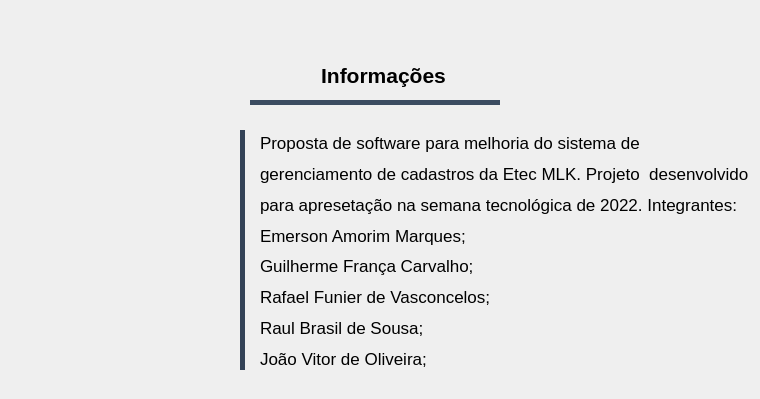
             <widget class="QWidget" name="Infos1">
              <widget class="QLabel" name="GitHubQRCODE">
               <property name="geometry">
                <rect>
                 <x>30</x>
                 <y>120</y>
                 <width>180</width>
                 <height>180</height>
                </rect>
               </property>
               <property name="text">
                <string/>
               </property>
               <property name="pixmap">
                <pixmap resource="IAH/file_rc.qrc">:/Icons/qrcode.png</pixmap>
               </property>
               <property name="scaledContents">
                <bool>true</bool>
               </property>
              </widget>
              <widget class="QLabel" name="GitHubIcon">
               <property name="geometry">
                <rect>
                 <x>80</x>
                 <y>320</y>
                 <width>70</width>
                 <height>70</height>
                </rect>
               </property>
               <property name="text">
                <string/>
               </property>
               <property name="pixmap">
                <pixmap resource="IAH/file_rc.qrc">:/Icons/25231.png</pixmap>
               </property>
               <property name="scaledContents">
                <bool>true</bool>
               </property>
              </widget>
              <widget class="QWidget" name="horizontalLayoutWidget_5">
               <property name="geometry">
                <rect>
                 <x>250</x>
                 <y>40</y>
                 <width>251</width>
                 <height>71</height>
                </rect>
               </property>
               <layout class="QHBoxLayout" name="ConjuntoDEL_2">
                <property name="spacing">
                 <number>8</number>
                </property>
                <property name="sizeConstraint">
                 <enum>QLayout::SetDefaultConstraint</enum>
                </property>
                <property name="leftMargin">
                 <number>0</number>
                </property>
                <property name="rightMargin">
                 <number>0</number>
                </property>
                <item>
                 <spacer name="horizontalSpacer_15">
                  <property name="orientation">
                   <enum>Qt::Horizontal</enum>
                  </property>
                  <property name="sizeHint" stdset="0">
                   <size>
                    <width>40</width>
                    <height>20</height>
                   </size>
                  </property>
                 </spacer>
                </item>
                <item>
                 <widget class="QLabel" name="IconTopInfo_3">
                  <property name="maximumSize">
                   <size>
                    <width>40</width>
                    <height>40</height>
                   </size>
                  </property>
                  <property name="font">
                   <font>
                    <family>Niagara Solid</family>
                   </font>
                  </property>
                  <property name="text">
                   <string/>
                  </property>
                  <property name="pixmap">
                   <pixmap resource="IAH/file_rc.qrc">:/Icons/infoicon.png</pixmap>
                  </property>
                  <property name="scaledContents">
                   <bool>true</bool>
                  </property>
                 </widget>
                </item>
                <item>
                 <widget class="QLabel" name="text_TopInfo_3">
                  <property name="maximumSize">
                   <size>
                    <width>220</width>
                    <height>32</height>
                   </size>
                  </property>
                  <property name="font">
                   <font>
                    <family>Arial</family>
                    <pointsize>16</pointsize>
                    <weight>75</weight>
                    <bold>true</bold>
                   </font>
                  </property>
                  <property name="styleSheet">
                   <string notr="true">color: rgb(0, 0, 0);
</string>
                  </property>
                  <property name="text">
                   <string>Informações</string>
                  </property>
                  <property name="alignment">
                   <set>Qt::AlignCenter</set>
                  </property>
                 </widget>
                </item>
                <item>
                 <spacer name="horizontalSpacer_16">
                  <property name="orientation">
                   <enum>Qt::Horizontal</enum>
                  </property>
                  <property name="sizeHint" stdset="0">
                   <size>
                    <width>40</width>
                    <height>20</height>
                   </size>
                  </property>
                 </spacer>
                </item>
               </layout>
              </widget>
              <widget class="QWidget" name="BlueBar_7" native="true">
               <property name="geometry">
                <rect>
                 <x>250</x>
                 <y>100</y>
                 <width>250</width>
                 <height>5</height>
                </rect>
               </property>
               <property name="styleSheet">
                <string notr="true">background-color: rgb(60, 76, 97);

</string>
               </property>
              </widget>
              <widget class="QWidget" name="verticalLayoutWidget_5">
               <property name="geometry">
                <rect>
                 <x>260</x>
                 <y>130</y>
                 <width>491</width>
                 <height>241</height>
                </rect>
               </property>
               <layout class="QVBoxLayout" name="verticalLayout">
                <item>
                 <widget class="QLabel" name="Texto1Info">
                  <property name="font">
                   <font>
                    <pointsize>13</pointsize>
                   </font>
                  </property>
                  <property name="text">
                   <string>Proposta de software para melhoria do sistema de </string>
                  </property>
                 </widget>
                </item>
                <item>
                 <widget class="QLabel" name="Texto2Info">
                  <property name="font">
                   <font>
                    <pointsize>13</pointsize>
                   </font>
                  </property>
                  <property name="text">
                   <string>gerenciamento de cadastros da Etec MLK. Projeto  desenvolvido</string>
                  </property>
                 </widget>
                </item>
                <item>
                 <widget class="QLabel" name="Texto3Info">
                  <property name="font">
                   <font>
                    <pointsize>13</pointsize>
                   </font>
                  </property>
                  <property name="text">
                   <string>para apresetação na semana tecnológica de 2022. Integrantes:</string>
                  </property>
                 </widget>
                </item>
                <item>
                 <widget class="QLabel" name="Texto4Info">
                  <property name="font">
                   <font>
                    <pointsize>13</pointsize>
                   </font>
                  </property>
                  <property name="text">
                   <string>Emerson Amorim Marques;</string>
                  </property>
                 </widget>
                </item>
                <item>
                 <widget class="QLabel" name="Texto5Info">
                  <property name="font">
                   <font>
                    <pointsize>13</pointsize>
                   </font>
                  </property>
                  <property name="text">
                   <string>Guilherme França Carvalho;</string>
                  </property>
                 </widget>
                </item>
                <item>
                 <widget class="QLabel" name="Texto6Info">
                  <property name="font">
                   <font>
                    <pointsize>13</pointsize>
                   </font>
                  </property>
                  <property name="text">
                   <string>Rafael Funier de Vasconcelos;</string>
                  </property>
                 </widget>
                </item>
                <item>
                 <widget class="QLabel" name="Texto7Info">
                  <property name="font">
                   <font>
                    <pointsize>13</pointsize>
                   </font>
                  </property>
                  <property name="text">
                   <string>Raul Brasil de Sousa;</string>
                  </property>
                 </widget>
                </item>
                <item>
                 <widget class="QLabel" name="Texto8Info">
                  <property name="font">
                   <font>
                    <pointsize>13</pointsize>
                   </font>
                  </property>
                  <property name="text">
                   <string>João Vitor de Oliveira;</string>
                  </property>
                 </widget>
                </item>
               </layout>
              </widget>
              <widget class="QFrame" name="BSD_7">
               <property name="geometry">
                <rect>
                 <x>240</x>
                 <y>130</y>
                 <width>5</width>
                 <height>240</height>
                </rect>
               </property>
               <property name="maximumSize">
                <size>
                 <width>12</width>
                 <height>16777215</height>
                </size>
               </property>
               <property name="styleSheet">
                <string notr="true">background-color: rgb(51, 66, 87);</string>
               </property>
               <property name="frameShape">
                <enum>QFrame::NoFrame</enum>
               </property>
               <property name="frameShadow">
                <enum>QFrame::Raised</enum>
               </property>
              </widget>
             </widget>
